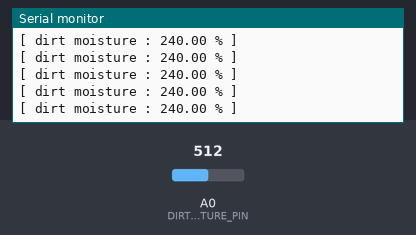
The sketch below on a simulated Arduino Uno, built with avr-gcc and run on an emulated ATmega328P. Parts: the last lines printed to the serial monitor. Inputs (shaded band) come from the test bench; at power-on: A0 (DIRT_MOISTURE_PIN) = 512.

Above: at 1.2 s.
1.3 s: A0 (DIRT_MOISTURE_PIN) set to 716
At 1.32 s:
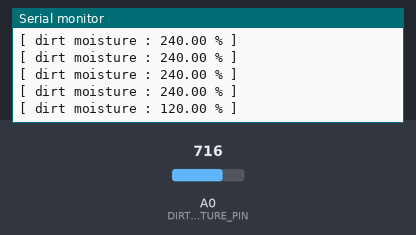
2.8 s: A0 (DIRT_MOISTURE_PIN) set to 900
At 2.83 s:
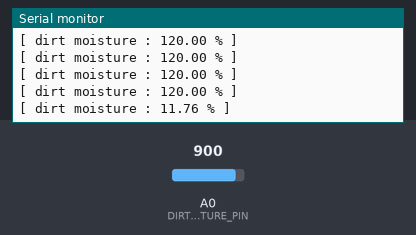
Timing chart, 0 to 5.8 s (numbered marks = the images above; inputs shaded):
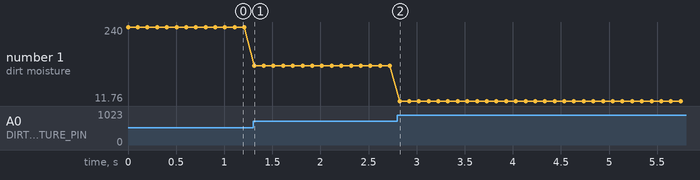

Measured:
- after the input at 1.3 s, the serial monitor: prints a new line at once (image 1)
- after the input at 2.8 s, the serial monitor: prints a new line at once (image 2)
- plotted number 1: 240 → 120 after the input at 1.3 s, 120 → 11.76 after the input at 2.8 s

The sketch:

Moisture.ino
```cpp
#include "DirtMoisture.h"

void setup()
{
  Serial.begin(9600); // open serial port, set the baud rate to 9600 bps
}
void loop()
{
  Serial.print("[ dirt moisture : ");
  Serial.print(GetDirtMoisture() * 100.0);
  Serial.println(" % ]");
  delay(100);
}
```

DirtMoisture.h
```cpp
#pragma once
#include <Arduino.h>

#define DIRT_MOISTURE_PIN A0

#define AirValue 920
#define WaterValue 750

inline float GetDirtMoisture()
{
  float cur = analogRead(DIRT_MOISTURE_PIN);
  return ( AirValue - cur ) / (AirValue - WaterValue);
}
```
